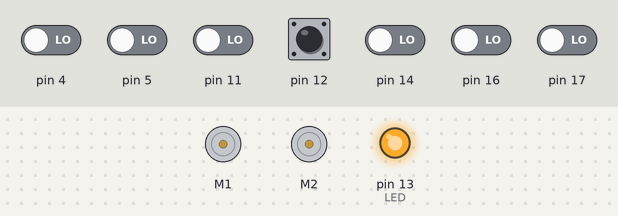
This sketch was run on a simulated Arduino Uno, built with avr-gcc and run on an emulated ATmega328P. Shown: 2 × DC motor (green arrow = forward, orange = backward, longer = faster), output pins drawn as LEDs (lit = HIGH). Inputs (shaded band) come from the test bench; at power-on: pin 12 HIGH, pin 4, pin 5, pin 11, pin 14, pin 16, pin 17 LOW. Random numbers use the default seed unless the sketch sets one.

Above: at 0.8 s.
0.9 s: pin 12 pulled LOW for 0.15 s
At 2.2 s:
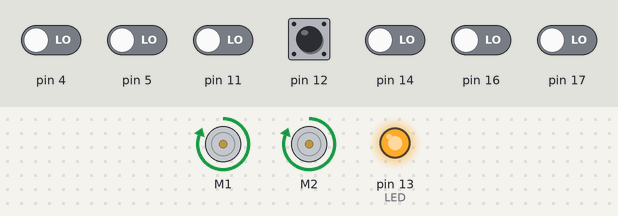
2.5 s: pin 4 driven HIGH
At 2.8 s:
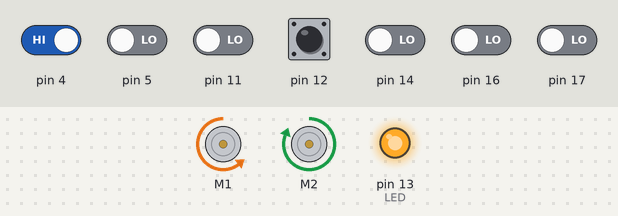
5.5 s: pin 5 driven HIGH
8.5 s: pin 12 pulled LOW for 1 s
At 9.6 s:
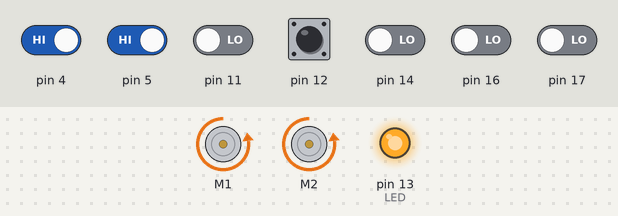
11.5 s: pin 4 driven LOW
At 12.17 s:
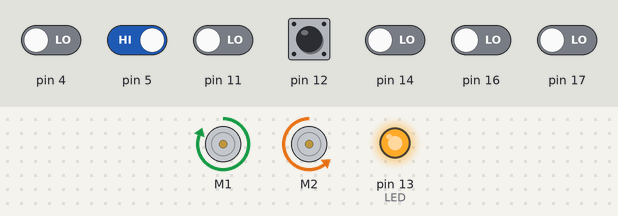
14.5 s: pin 5 driven LOW
Timing chart, 0 to 17.2 s (numbered marks = the images above; inputs shaded):
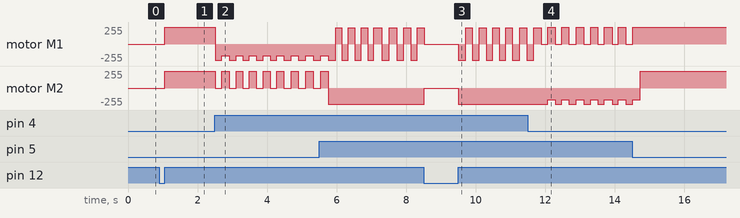

The sketch:

RoyalRumba.ino
```cpp
#include <ZumoBuzzer.h>
#include <ZumoMotors.h>
#include <Pushbutton.h>
#include <QTRSensors.h>
#include <ZumoReflectanceSensorArray.h>

#define LED  13

// this might need to be tuned for different lighting conditions, surfaces, etc.
#define QTR_THRESHOLD 1500 // microseconds

// these might need to be tuned for different motor types
#define REVERSE_SPEED    380 // 0 is stopped, 400 is full speed
#define TURN_SPEED       380
#define FORWARD_SPEED    400
#define REVERSE_DURATION 200 // ms
#define TURN_DURATION    200 // ms

ZumoBuzzer buzzer;
ZumoMotors motors;
Pushbutton button(ZUMO_BUTTON); // pushbutton on pin 12

#define NUM_SENSORS 6
unsigned int sensor_values[NUM_SENSORS];

ZumoReflectanceSensorArray sensors(QTR_NO_EMITTER_PIN);

void waitForButtonAndCountDown()
{
  digitalWrite(LED, HIGH);
  button.waitForButton();
}

void setup()
{
  // uncomment if necessary to correct motor directions
  //motors.flipLeftMotor(true);
  //motors.flipRightMotor(true);

  pinMode(LED, HIGH);
  waitForButtonAndCountDown();
}

void loop()
{
  if (button.isPressed())
  {
    // if button is pressed, stop and wait for another press to go again
    motors.setSpeeds(0, 0);
    button.waitForRelease();
  }

  randomSeed(millis());
  int random1 = random(-20,20);
  int random2 = random(-20,20);
  #define REVERSE_DURATION 200+random1 // ms
  #define TURN_DURATION    200+random2
  sensors.read(sensor_values);


  if ((sensor_values[0] > QTR_THRESHOLD) && (sensor_values[5] > QTR_THRESHOLD))        //Left and Right Sensor
  {
    // if leftmost sensor detects line, reverse and turn to the right
    motors.setSpeeds(-REVERSE_SPEED, -REVERSE_SPEED);
    delay(REVERSE_DURATION);
    motors.setSpeeds(TURN_SPEED, -TURN_SPEED);
    delay(TURN_DURATION);
    motors.setSpeeds(FORWARD_SPEED, FORWARD_SPEED);
  }
  else if (sensor_values[0] > QTR_THRESHOLD)        //Left Sensor
  {
    // if leftmost sensor detects line, reverse and turn to the right (r,l)
    motors.setSpeeds(-REVERSE_SPEED, 0);
    delay(REVERSE_DURATION);
    motors.setSpeeds(-(TURN_SPEED-100), TURN_SPEED + 100);
    delay(TURN_DURATION);
    motors.setSpeeds(FORWARD_SPEED, FORWARD_SPEED);
  }
  else if (sensor_values[5] > QTR_THRESHOLD)   //Right Sensor
  {
    // if rightmost sensor detects line, reverse and turn to the left
     motors.setSpeeds(0, -REVERSE_SPEED);
    delay(REVERSE_DURATION);
    motors.setSpeeds(TURN_SPEED +100, -(TURN_SPEED-100));
    delay(TURN_DURATION);
    motors.setSpeeds(FORWARD_SPEED, FORWARD_SPEED);
  }
  else
  {
    // otherwise, go straight
    motors.setSpeeds(FORWARD_SPEED, FORWARD_SPEED);
  }
  #define REVERSE_DURATION 200-random1 // ms
  #define TURN_DURATION    200-random2
}
```

Measured:
- after the input at 0.9 s, motor M1, motor M2: stopped → forward 255/255 after 0.16 s
- after the input at 2.5 s, motor M1: alternates backward 242/255 for 0.20 s and backward 178/255 for 0.20 s, starting at once; motor M2: alternates forward 255/255 for 0.20 s and stopped for 0.20 s, starting at once
- after the input at 8.5 s, motor M2: backward 242/255 → stopped at once, → backward 242/255 0.98 s later
- after the input at 11.5 s, motor M2: alternates backward 242/255 for 0.20 s and backward 178/255 for 0.21 s, starting after 0.57 s
